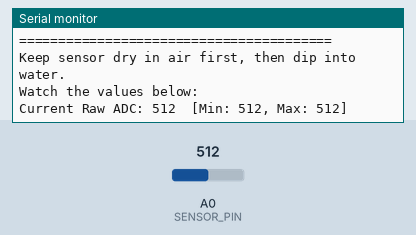
A sketch run on a simulated Arduino Uno, built with avr-gcc and run on an emulated ATmega328P. On the bench: the last lines printed to the serial monitor. The test bench sets the inputs (shaded band); at power-on: A0 (SENSOR_PIN) = 512.

Above: at 1.3 s.
1.4 s: A0 (SENSOR_PIN) set to 716
At 2.3 s:
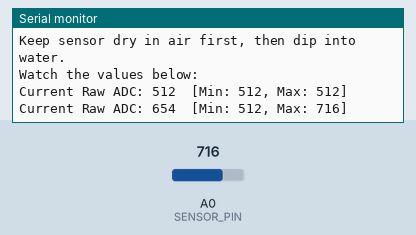
2.9 s: A0 (SENSOR_PIN) set to 900
At 2.9 s:
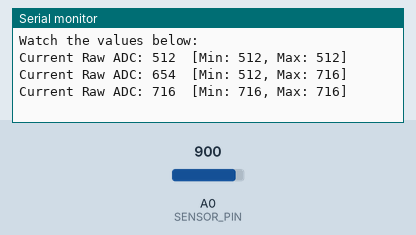
Timing chart, 0 to 5.9 s (numbered marks = the images above; inputs shaded):
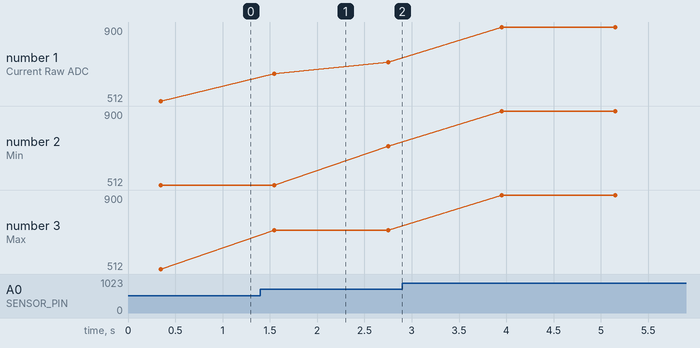

Measured:
- after the input at 1.4 s, the serial monitor: prints a new line after 0.15 s (image 1)
- plotted number 1: 512 → 716 after the input at 1.4 s, 716 → 900 after the input at 2.9 s
- plotted number 2: 512 → 716 after the input at 1.4 s, 716 → 900 after the input at 2.9 s
- plotted number 3: 512 → 716 after the input at 1.4 s, 716 → 900 after the input at 2.9 s

The sketch:

calibration.ino
```cpp
/*
 * =====================================================================
 * Project: Soil Moisture Sensor Calibration Tool
 * File: calibration.ino
 * Description: Use this utility sketch to determine the exact RAW ADC
 *              values for your specific sensor in DRY and WET conditions.
 * =====================================================================
 *
 * INSTRUCTIONS:
 * 1. Wire the sensor:
 *    - VCC -> 5V (or 3.3V)
 *    - GND -> GND
 *    - AOUT/A0 -> A0
 * 2. Upload this sketch to your Arduino Uno.
 * 3. Open Serial Monitor at 9600 baud.
 * 4. Step 1 (DRY AIR):
 *    - Hold the sensor dry in open air.
 *    - Note down the average Raw ADC value shown (e.g., 750 or 1020).
 *    - This will be your AIR_VALUE.
 * 5. Step 2 (WET WATER):
 *    - Dip the probe into a cup of water (do NOT submerge past the probe lines / electronics!).
 *    - Note down the average Raw ADC value shown (e.g., 280 or 350).
 *    - This will be your WATER_VALUE.
 * 6. Copy these two numbers into 'soilmoist.ino':
 *       const int AIR_VALUE   = <your dry value>;
 *       const int WATER_VALUE = <your wet value>;
 * =====================================================================
 */

const int SENSOR_PIN = A0;

void setup() {
  Serial.begin(9600);
  while (!Serial) {
    ; // Wait for serial port
  }

  Serial.println(F("========================================"));
  Serial.println(F("   Soil Moisture Sensor Calibration     "));
  Serial.println(F("========================================"));
  Serial.println(F("Keep sensor dry in air first, then dip into water."));
  Serial.println(F("Watch the values below:\n"));
}

void loop() {
  // Take 10 readings to provide a stable average
  long total = 0;
  int minVal = 1023;
  int maxVal = 0;

  for (int i = 0; i < 10; i++) {
    int val = analogRead(SENSOR_PIN);
    total += val;
    if (val < minVal) minVal = val;
    if (val > maxVal) maxVal = val;
    delay(20);
  }

  int avgVal = total / 10;

  Serial.print(F("Current Raw ADC: "));
  Serial.print(avgVal);
  Serial.print(F("  [Min: "));
  Serial.print(minVal);
  Serial.print(F(", Max: "));
  Serial.print(maxVal);
  Serial.println(F("]"));

  delay(1000);
}
```
